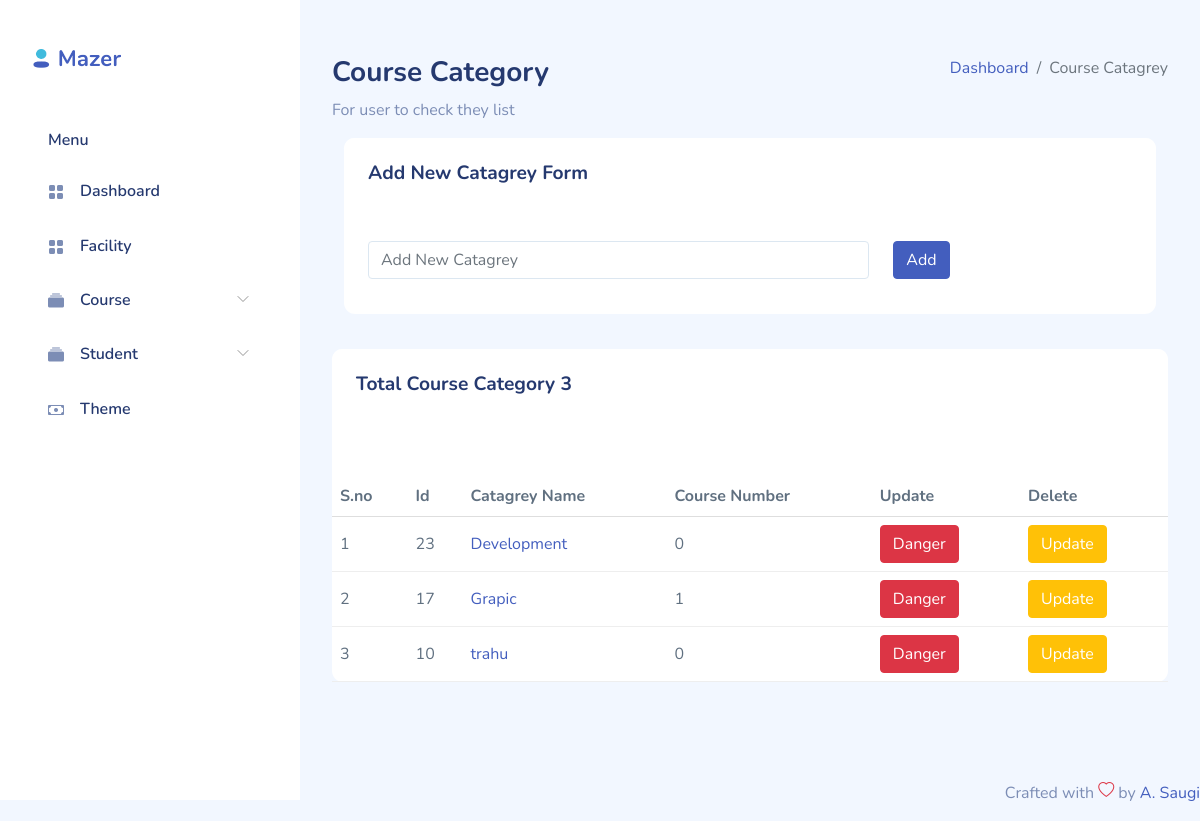
/admin/coursecat.php, run on the app's committed database.
### tables this page shows
CREATE TABLE `coursecat` (
  `id` int(11) NOT NULL,
  `catname` varchar(40) NOT NULL
);

### function.inc.php (called while the page is built, shortened)
<?php
function ShowData($tabelname){
  $sql = "SELECT * FROM $tabelname ORDER BY id DESC";
  $result = mysqli_query($GLOBALS['conn'],$sql);
  return $result;
}
function TotalNumbers($tabel){
  $sql = "SELECT * FROM $tabel ORDER BY id DESC";
  $result = mysqli_query($GLOBALS['conn'],$sql);
  $num = mysqli_num_rows($result);
  return $num;
}

### facility/facility.function.php (called while the page is built, shortened)
<?php require_once('../dbconfig.inc.php');
  require_once('../function.inc.php');
function TotalNum($tabel,$fild,$SelectId){
  $sql = "SELECT * FROM `$tabel` WHERE $fild = '$SelectId'";
  $result = mysqli_query($GLOBALS['conn'],$sql);
 $num = mysqli_num_rows($result);
 return $num;
}
?>

### admin/coursecat.php (the view, shortened to what this page needs)
<?php
include_once('header.php');
?>
<div id="main">
    <div class="page-heading">
        <div class="page-title">
            <div class="row">
                <div class="col-12 col-md-6 order-md-1 order-last">
                    <h3>Course Category</h3>
                    <p class="text-subtitle text-muted">For user to check they list</p>
                </div>
                <div class="col-12 col-md-6 order-md-2 order-first">
                    <nav aria-label="breadcrumb" class="breadcrumb-header float-start float-lg-end">
                        <ol class="breadcrumb">
                            <li class="breadcrumb-item"><a href="index.php">Dashboard</a></li>
                            <li class="breadcrumb-item active" aria-current="page">Course Catagrey</li>
                        </ol>
                    </nav>
                </div>
            </div>
        </div>
        <div class="container">
            <section id="basic-vertical-layouts">
                <div class="card">
                    <div class="card-header">
                        <h4 class="card-title">Add New Catagrey Form</h4>
                    </div>
                    <div class="card-content">
                        <div class="card-body">
                            <form class="form form-vertical" action="<?php echo $_SERVER['PHP_SELF']?>" method="POST">
                                <div class="form-body">
                                    <div class="row">
                                        <div class="col-8">
                                            <div class="form-group">
                                                <input type="text" class="form-control" id="basicInput"
                                                    placeholder="Add New Catagrey" name="NewCatagrey">
                                            </div>
                                        </div>
                                        <div class="col-2 ">
                                            <button type="submit" class="btn btn-primary " name="addcat">Add </button>
                                        </div>
                                    </div>
                                </div>
                            </form>
                        </div>
                    </div>
                </div>
            </section>
        </div>
        <section class="section">
            <div class="row" id="table-hover-row">
                <div class="col-12">
                    <div class="card">
                        <div class="card-header">
                            <h4 class="card-title">Total Course Category <?php echo TotalNumbers('coursecat');?></h4>
                        </div>
                        <div class="card-content">
                            <div class="card-body">
                            </div>
                            <div class="table-responsive">
                                <table class="table table-hover mb-0">
                                    <thead>
                                        <tr>
                                            <th>S.no</th>
                                            <th>Id</th>
                                            <th>Catagrey Name</th>
                                            <th>Course Number</th>
                                            <th>Update</th>
                                            <th>Delete</th>
                                        </tr>
                                    </thead>
                                    <tbody>
                                        <?php
                                                     $Num =1;
                                                     $data = ShowData('coursecat');
                                                     if(mysqli_num_rows($data)>0){
                                                       while($dataall =  mysqli_fetch_assoc($data)){?>
                                        <tr>
                                            <td class="text-bold-500"><?php echo $Num; ?></td>
                                            <td><?php echo $dataall['id'];?></td>
                                            <td class="text-bold-500"><a href="#"><?php echo $dataall["catname"]?></a>
                                            </td>
                                            <td><?php echo TotalNum('course','councatg',$dataall['id']);?></td>
                                            <td>
                                                <button type="button" class="btn btn-danger" data-bs-toggle="modal"
                                                    data-bs-target="#deletmodel" onclick="confirmDelete(this);"
                                                    data-id="<?php echo $dataall['id'];?>">
                                                    Danger
                                                </button>
                                            </td>
                                            <td><a href="#" class="btn btn-warning">Update</a></td>
                                        </tr>
                                        <?php  $Num++;
                                                       }
                                                     }
                                                    ?>
                                    </tbody>
                                </table>
                            </div>
                        </div>
                    </div>
                </div>
            </div>
        </section>
    </div>
</div>
<?php
include_once('footer.php');
?>

### admin/assets/css/app.css (style rules this page uses)
.btn.btn-danger,.btn.btn-info,.btn.btn-primary,.btn.btn-secondary,.btn.btn-success,.btn.btn-warning { color:#fff }
.card { margin-bottom:2.2rem;border:none }
.card .card-header { border:none }
.card .card-header h4 { font-size:1.2rem;font-weight:700 }
.card .card-content { position:relative }
.card .card-title { font-size:1.2rem }
.card .card-body { padding:1.5rem }
.form-group { margin-bottom:.7rem }
.dataTable-table td,.dataTable-table thead th,.table td,.table thead th { vertical-align:middle }
.dataTable-table:not(.table-borderless) thead th,.table:not(.table-borderless) thead th { border-bottom:1px solid #dedede!important }
#main { margin-left:300px;padding:2rem }
.page-heading { margin:0 0 2rem }
.page-heading h3 { font-weight:700 }
a { text-decoration:none }

### data on the page
coursecat: id "23", catname "Development", id "0"
coursecat: id "17", catname "Grapic", id "1"
coursecat: id "10", catname "trahu", id "0"

### other printed values
TotalNumbers('coursecat') "3"
